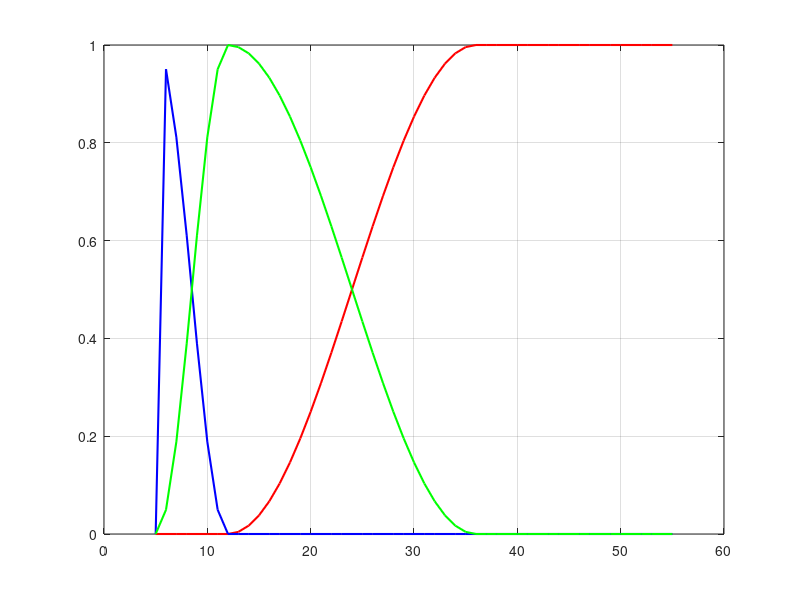

Recreate this plot in MATLAB.
function velocity
r=5; % drone r
R=12; % danger zone R
w=3; % sensor zone wR
step = 1;
space = 55;
% x=0:0.01:10;
% y=x.*(x>=0&x<4)+2*(x>=4&x<6)+(5-x/2).*(x>=6&x<8)+1*(x>=8);
di=r:step:space;
alpha=0*(di>r&di<=R)+(1-cos(pi*(di-R)/(w*R-R)))/2.*(di>R&di<=w*R)+1*(di>w*R);
beta = (1+cos(pi*(di-r)/(R-r)))/2.*(di>r&di<=R)+0*(di>R&di<=w*R)+0*(di>w*R);
gamma = (1-cos(pi*(di-r)/(R-r)))/2.*(di>r&di<=R)+(1+cos(pi*(di-R)/(w*R-R)))/2.*(di>R&di<=w*R)+0*(di>w*R);
plot(di,alpha,'r','linewidth',1.5);
hold on;  
plot(di,beta,'b','linewidth',1.5);
hold on;
plot(di,gamma,'g','linewidth',1.5);
grid on